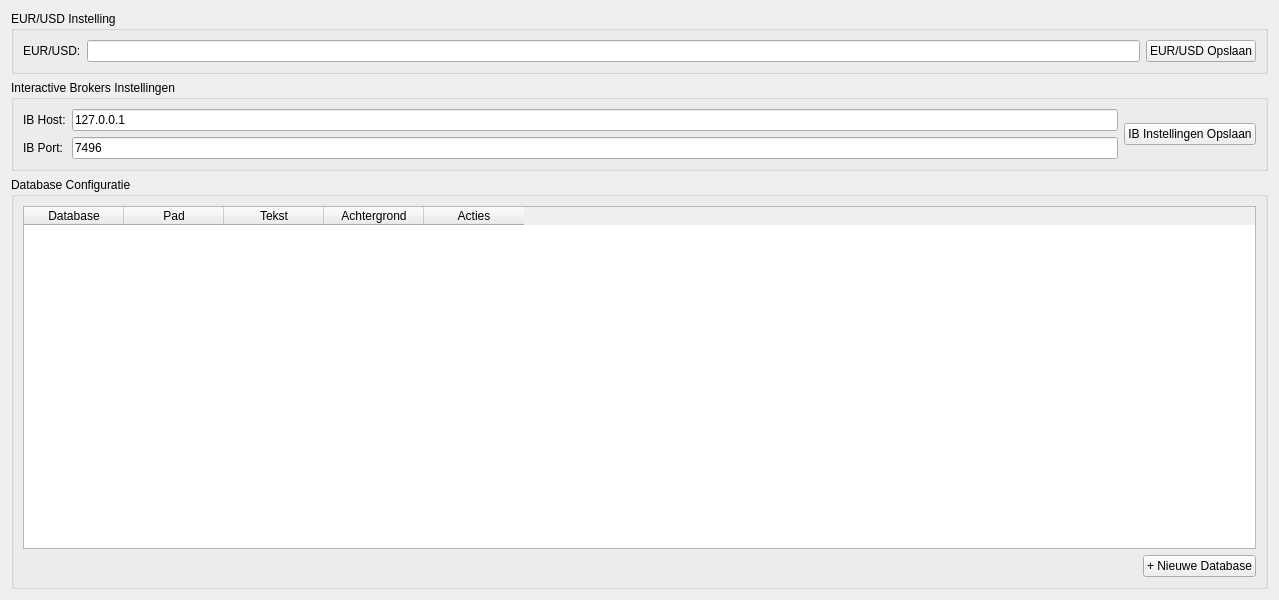
<?xml version="1.0" encoding="UTF-8"?>
<ui version="4.0">
 <class>SettingsTab</class>
 <widget class="QWidget" name="SettingsTab">
  <property name="geometry">
   <rect>
    <x>0</x>
    <y>0</y>
    <width>1279</width>
    <height>600</height>
   </rect>
  </property>
  <layout class="QVBoxLayout" name="verticalLayout_main">
   <item>
    <widget class="QGroupBox" name="grpEURUSD">
     <property name="title">
      <string>EUR/USD Instelling</string>
     </property>
     <layout class="QHBoxLayout" name="layoutEURUSD">
      <item>
       <widget class="QLabel" name="lblEURUSD">
        <property name="text">
         <string>EUR/USD:</string>
        </property>
       </widget>
      </item>
      <item>
       <widget class="QLineEdit" name="txtEURUSD"/>
      </item>
      <item>
       <widget class="QPushButton" name="btnSaveEURUSD">
        <property name="text">
         <string>EUR/USD Opslaan</string>
        </property>
       </widget>
      </item>
     </layout>
    </widget>
   </item>
   <item>
    <widget class="QGroupBox" name="grpIB">
     <property name="title">
      <string>Interactive Brokers Instellingen</string>
     </property>
     <layout class="QGridLayout" name="layoutIB">
      <item row="0" column="0">
       <widget class="QLabel" name="lblIBHost">
        <property name="text">
         <string>IB Host:</string>
        </property>
       </widget>
      </item>
      <item row="0" column="1">
       <widget class="QLineEdit" name="txtIBHost">
        <property name="text">
         <string>127.0.0.1</string>
        </property>
       </widget>
      </item>
      <item row="1" column="0">
       <widget class="QLabel" name="lblIBPort">
        <property name="text">
         <string>IB Port:</string>
        </property>
       </widget>
      </item>
      <item row="1" column="1">
       <widget class="QLineEdit" name="txtIBPort">
        <property name="text">
         <string>7496</string>
        </property>
       </widget>
      </item>
      <item row="0" column="2" rowspan="2">
       <widget class="QPushButton" name="btnSaveIB">
        <property name="text">
         <string>IB Instellingen Opslaan</string>
        </property>
       </widget>
      </item>
     </layout>
    </widget>
   </item>
   <item>
    <widget class="QGroupBox" name="grpDatabase">
     <property name="title">
      <string>Database Configuratie</string>
     </property>
     <layout class="QVBoxLayout" name="layoutDatabase">
      <item>
       <widget class="QTableWidget" name="tblDatabaseConfig">
        <column>
         <property name="text">
          <string>Database</string>
         </property>
        </column>
        <column>
         <property name="text">
          <string>Pad</string>
         </property>
        </column>
        <column>
         <property name="text">
          <string>Tekst</string>
         </property>
        </column>
        <column>
         <property name="text">
          <string>Achtergrond</string>
         </property>
        </column>
        <column>
         <property name="text">
          <string>Acties</string>
         </property>
        </column>
       </widget>
      </item>
      <item>
       <layout class="QHBoxLayout" name="layoutButtons">
        <item>
         <spacer name="horizontalSpacer">
          <property name="orientation">
           <enum>Qt::Orientation::Horizontal</enum>
          </property>
          <property name="sizeHint" stdset="0">
           <size>
            <width>40</width>
            <height>20</height>
           </size>
          </property>
         </spacer>
        </item>
        <item>
         <widget class="QPushButton" name="btnNewDatabase">
          <property name="text">
           <string>+ Nieuwe Database</string>
          </property>
         </widget>
        </item>
       </layout>
      </item>
     </layout>
    </widget>
   </item>
  </layout>
 </widget>
 <resources/>
 <connections/>
</ui>
